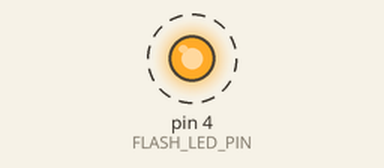
Simulated run of this sketch. Board: Arduino Uno, built with avr-gcc and run on an emulated ATmega328P. Parts: output pins drawn as LEDs (lit = HIGH). Dashed ring = blinking.

Above: at 0.5 s.
Timing chart, 0 to 4.6 s (numbered marks = the images above):
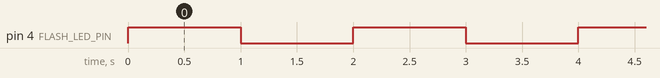

Measured:
- by itself, pin 4 (FLASH_LED_PIN): alternates HIGH for 1.0 s and LOW for 1.0 s

The sketch:

flashing_cam.ino
```cpp
#define FLASH_LED_PIN 4

void setup() {
  pinMode(FLASH_LED_PIN, OUTPUT);
  digitalWrite(FLASH_LED_PIN, LOW); // Turn off the flash
}

void loop() {
  digitalWrite(FLASH_LED_PIN, HIGH); // Turn on the flash
  delay(1000); // Keep it on for 1 second
  digitalWrite(FLASH_LED_PIN, LOW); // Turn off the flash
  delay(1000); // Keep it off for 1 second
}
```
